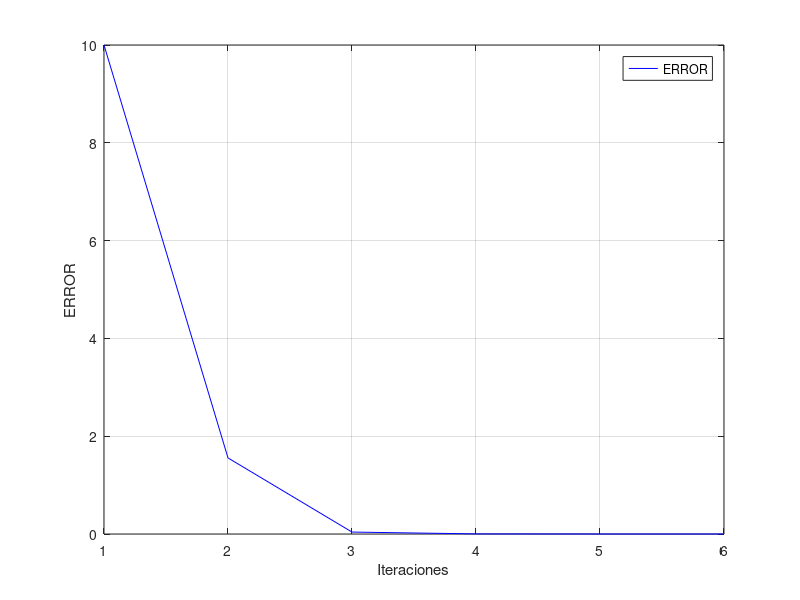

The MATLAB script that drew this image:
int_value=1;
i=1;
e(i)=10;

while(e(i)>0.0001)
    if(i==1)
        x(i)=int_value;
    end
    g(i)=(5/(x(i)^2-10));
    i=i+1;
    x(i)=g(i-1);
    e(i)=abs(x(i-1)-x(i));
    if(e(i)>50)
        break;
        
    end
end


tamanio=size(e);
iter=1:1:tamanio(2);

figure('DefaultAxesFontsize',10)
plot(iter,e,'color','blue')

grid on
xlabel('Iteraciones')
ylabel('ERROR')
legend('ERROR')             